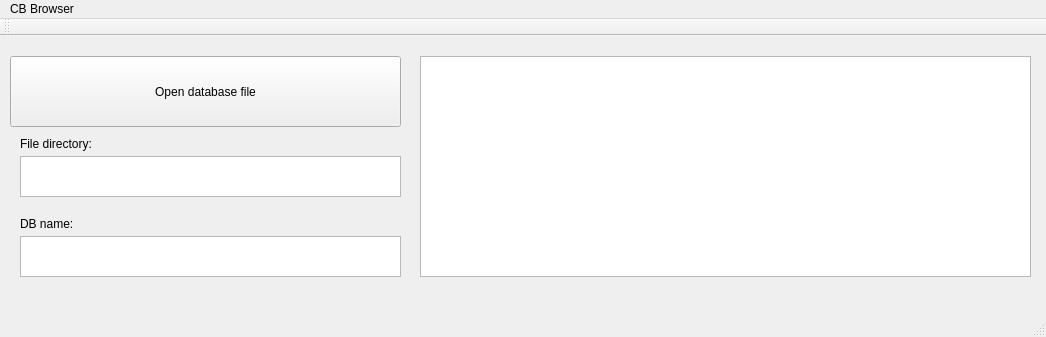
<?xml version="1.0" encoding="UTF-8"?>
<ui version="4.0">
 <class>CB_Browser</class>
 <widget class="QMainWindow" name="CB_Browser">
  <property name="geometry">
   <rect>
    <x>0</x>
    <y>0</y>
    <width>1046</width>
    <height>337</height>
   </rect>
  </property>
  <property name="windowTitle">
   <string>CB_Browser</string>
  </property>
  <widget class="QWidget" name="centralWidget">
   <widget class="QPushButton" name="m_button">
    <property name="geometry">
     <rect>
      <x>10</x>
      <y>20</y>
      <width>391</width>
      <height>71</height>
     </rect>
    </property>
    <property name="text">
     <string>Open database file</string>
    </property>
   </widget>
   <widget class="QTextEdit" name="textEdit">
    <property name="geometry">
     <rect>
      <x>20</x>
      <y>120</y>
      <width>381</width>
      <height>41</height>
     </rect>
    </property>
   </widget>
   <widget class="QLabel" name="label">
    <property name="geometry">
     <rect>
      <x>20</x>
      <y>100</y>
      <width>371</width>
      <height>16</height>
     </rect>
    </property>
    <property name="text">
     <string>File directory:</string>
    </property>
   </widget>
   <widget class="QLabel" name="label_2">
    <property name="geometry">
     <rect>
      <x>20</x>
      <y>180</y>
      <width>371</width>
      <height>16</height>
     </rect>
    </property>
    <property name="text">
     <string>DB name:</string>
    </property>
   </widget>
   <widget class="QTextEdit" name="textEdit_2">
    <property name="geometry">
     <rect>
      <x>20</x>
      <y>200</y>
      <width>381</width>
      <height>41</height>
     </rect>
    </property>
   </widget>
   <widget class="QTextEdit" name="textEdit_3">
    <property name="geometry">
     <rect>
      <x>420</x>
      <y>20</y>
      <width>611</width>
      <height>221</height>
     </rect>
    </property>
   </widget>
  </widget>
  <widget class="QMenuBar" name="menuBar">
   <property name="geometry">
    <rect>
     <x>0</x>
     <y>0</y>
     <width>1046</width>
     <height>22</height>
    </rect>
   </property>
   <widget class="QMenu" name="menuCB_Browser">
    <property name="title">
     <string>CB Browser</string>
    </property>
   </widget>
   <addaction name="menuCB_Browser"/>
  </widget>
  <widget class="QToolBar" name="mainToolBar">
   <attribute name="toolBarArea">
    <enum>TopToolBarArea</enum>
   </attribute>
   <attribute name="toolBarBreak">
    <bool>false</bool>
   </attribute>
  </widget>
  <widget class="QStatusBar" name="statusBar"/>
 </widget>
 <layoutdefault spacing="6" margin="11"/>
 <resources/>
 <connections/>
</ui>
